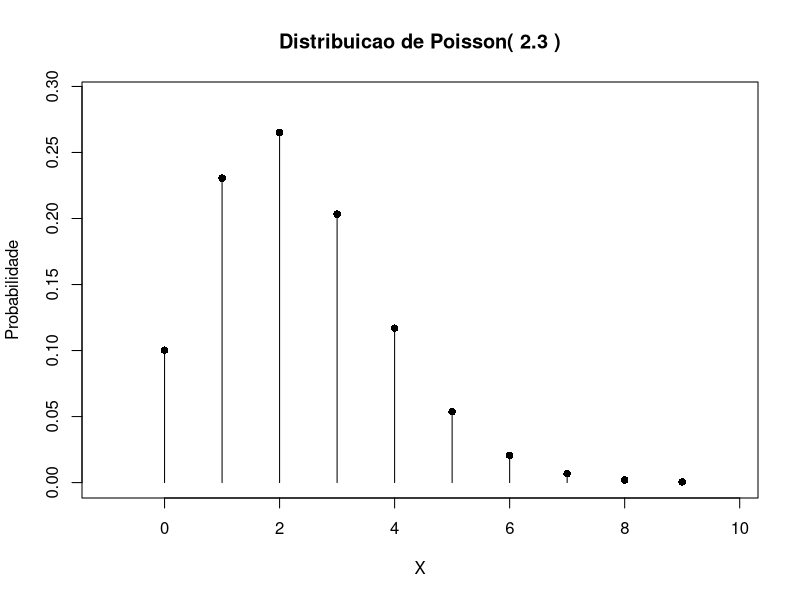

Source code (R):
sink("exemplo03_Poisson.txt")
lambda <- 2.3
m <- lambda
dp <- sqrt(lambda)
X <- 0:(m+5*dp)
cat("X ~ Poisson(lambda =", lambda,")\n")
cat("Media de X =",m,"\n")
cat("Desvio-padrao de X =",dp,"\n\n")
probs <- dpois(x=X,lambda=lambda)
probsacum <- ppois(q=X,lambda=lambda)
print(tbl <- round(data.frame(X,probs,probsacum),6))
cat("\nP(X=0) + P(X=1) + ... + P(X=10) =",sum(probs),"\n")
# lower.tail: logical; if TRUE (default), probabilities are P[X <= x], 
#                      otherwise, P[X > x]
px01 <- ppois(q=1,lambda=lambda,lower.tail=TRUE)
cat("P(X=0) + P(X=1) =", px01, "\n")
px23inf <- ppois(q=1,lambda=lambda,lower.tail=FALSE)
cat("P(X=2) + P(X=3) + ... =", px23inf, "\n")
sink()
png("exemplo03_Poisson.png")
plot(X,probs,type="h",
     xlim=c(-1,(m+5*dp)),ylim=c(0,1.1*max(probs)), 
     main=paste("Distribuicao de Poisson(",lambda,")"),
     lwd=1,col="black",ylab="Probabilidade")
points(X,probs,pch=16,cex=1,col="black")
dev.off()